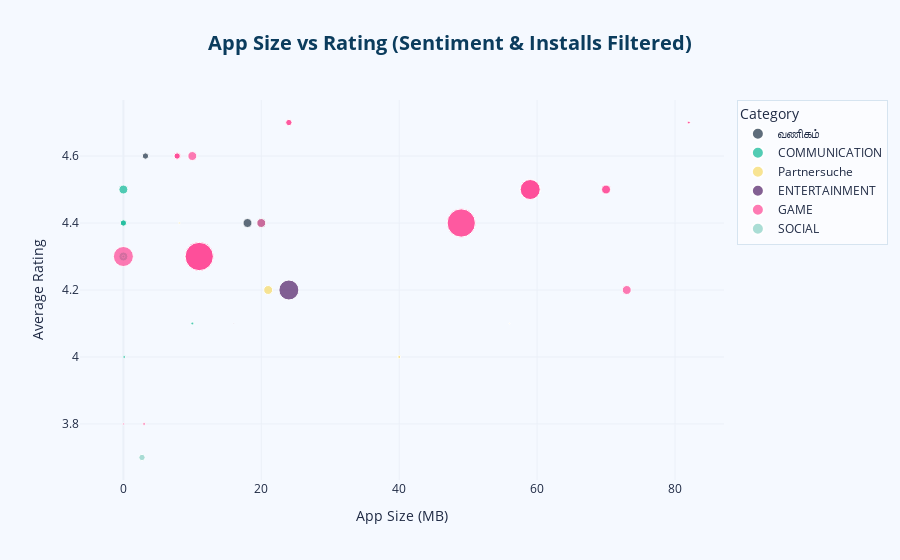

Notebook code cell kept with this figure:
### Code cell
import pandas as pd
import plotly.express as px
from datetime import datetime, timedelta, timezone

apps_df = pd.read_csv("Play Store Data.csv")
reviews_df=pd.read_csv('User Reviews.csv')

sentiment_avg = reviews_df.groupby('App')['Sentiment_Subjectivity'].mean().reset_index()

df = pd.merge(apps_df, sentiment_avg, on='App')

df['Rating'] = pd.to_numeric(df['Rating'], errors='coerce')
df['Reviews'] = pd.to_numeric(df['Reviews'], errors='coerce')
# Clean Installs
df['Installs_Num'] = pd.to_numeric(df['Installs'].astype(str).str.replace(r'\D', '', regex=True), errors='coerce').fillna(0)

def clean_size(size):
    size_str = str(size)
    if 'M' in size_str: return float(size_str.replace('M', ''))
    if 'k' in size_str: return float(size_str.replace('k', '')) / 1024
    return 0
df['Size_MB'] = df['Size'].apply(clean_size)

now_ist = datetime.now(timezone(timedelta(hours=5, minutes=30)))
current_hour = now_ist.hour

if 17 <= current_hour < 19:
    # 5. Apply Filters
    # - Rating > 3.5
    # - Specific Categories
    # - Reviews > 500
    # - Name does NOT contain 'S' (case-insensitive)
    # - Subjectivity > 0.5
    # - Installs > 50,000
    
    target_cats = ['GAME', 'BEAUTY', 'BUSINESS', 'COMICS', 'COMMUNICATION', 'DATING', 'ENTERTAINMENT', 'SOCIAL', 'EVENTS']
    
    mask = (
        (df['Category'].str.upper().isin(target_cats)) &
        (df['Rating'] > 3.5) &
        (df['Reviews'] > 500) &
        (~df['App'].str.contains('S', case=False, na=False)) &
        (df['Sentiment_Subjectivity'] > 0.5) &
        (df['Installs_Num'] > 50000)
    )
    filtered_df = df[mask].copy()

    # 6. Translations
    # Beauty -> Hindi, Business -> Tamil, Dating -> German
    translation_map = {
        'BEAUTY': 'सुंदरता',
        'BUSINESS': 'வணிகம்',
        'DATING': 'Partnersuche' # German for Dating/Partner search
    }
    filtered_df['Category_Display'] = filtered_df['Category'].str.upper().map(lambda x: translation_map.get(x, x))

    # 7. Create Bubble Chart
    fig = px.scatter(
        filtered_df,
        x='Size_MB',
        y='Rating',
        size='Installs_Num',
        color='Category_Display',

        color_discrete_map = {
            'GAME': '#ff4f9a',          # pink
            'COMMUNICATION': '#1abc9c', # dark blue
            'ENTERTAINMENT': '#5b2c6f', # dark purple
            'SOCIAL': '#8fd3c7',        # teal
            'வணிகம்': '#2c3e50',       # 🔥 DARK NAVY (Business / Vanigam)
            'सुंदरता': '#c39bd3',
            'Partnersuche': '#f7dc6f'
        },


        # Highlight GAME category in Pink
        
        title="<b>App Size vs Rating (Sentiment & Installs Filtered)</b>",
        labels={
            'Size_MB': 'App Size (MB)', 
            'Rating': 'Average Rating', 
            'Category_Display': 'Category',
            'Installs_Num': 'Total Installs'
        },
        hover_name='App'
    )

    fig.update_layout(
        template="plotly_white",
        plot_bgcolor="#f5f9ff",
        paper_bgcolor="#f5f9ff",
        title_font=dict(size=20, color="#0b3c5d"),
        font=dict(color="#1f2a44"),
        title_x=0.5
    )

    fig.update_traces(
        marker=dict(
            opacity=0.75,
            line=dict(width=1, color="white")
        )
    )

    fig.update_layout(
        legend=dict(
            title="Category",
            bgcolor="rgba(255,255,255,0.6)",
            bordercolor="#d6e4f0",
            borderwidth=1
        )
    )

    fig.update_layout(title_x=0.5)
    fig.show()
    import plotly.io as pio
    pio.write_html(fig, "task5.html", auto_open=False)
    fig5 = fig
else:
    with open("task5.html", "w", encoding="utf-8") as f:
        f.write("""
        <html>
        <head>
            <style>
                body{
                    margin:0;
                    display:flex;
                    align-items:center;
                    justify-content:center;
                    height:100vh;
                    font-family:Segoe UI, Arial;
                    background:#f4f6f8;
                    color:#333;
                }
                .msg{
                    padding:30px 40px;
                    border-radius:16px;
                    background:white;
                    box-shadow:0 10px 25px rgba(0,0,0,0.15);
                    text-align:center;
                }
                h2{margin:0 0 10px;}
            </style>
        </head>
        <body>
            <div class="msg">
                <h2>⏰ Task 5 Unavailable</h2>
                <p>Visible only between <b>5 PM – 7 PM IST</b></p>
            </div>
        </body>
        </html>
        """)

    print(f"Task 5 hidden. Current IST: {now_ist.strftime('%H:%M')}. (Visible 5PM-7PM)")

### Figure 1 — Plotly figure (JSON) as saved in the notebook; plotly's stock layout.template omitted (floating-point values rounded to 4 significant figures)
{"data": [{"hovertemplate": "<b>%{hovertext}</b><br><br>Category=வணிகம்<br>App Size (MB)=%{x}<br>Average Rating=%{y}<br>Total Installs=%{marker.size}<extra></extra>", "hovertext": ["Google Primer", "Call Blocker"], "legendgroup": "வணிகம்", "marker": {"color": "#2c3e50", "line": {"color": "white", "width": 1}, "opacity": 0.75, "size": [10000000, 5000000], "sizemode": "area", "sizeref": 250000, "symbol": "circle"}, "mode": "markers", "name": "வணிகம்", "orientation": "v", "showlegend": true, "type": "scatter", "x": [18.0, 3.2], "xaxis": "x", "y": [4.4, 4.6], "yaxis": "y"}, {"hovertemplate": "<b>%{hovertext}</b><br><br>Category=COMMUNICATION<br>App Size (MB)=%{x}<br>Average Rating=%{y}<br>Total Installs=%{marker.size}<extra></extra>", "hovertext": ["Chrome Dev", "GMX Mail", "GroupMe", "Call Blocker", "CallApp: Caller ID, Blocker & Phone Call Recorder", "Burner - Free Phone Number", "Caller ID +", "Chrome Dev", "CallApp: Caller ID, Blocker & Phone Call Recorder"], "legendgroup": "COMMUNICATION", "marker": {"color": "#1abc9c", "line": {"color": "white", "width": 1}, "opacity": 0.75, "size": [5000000, 10000000, 10000000, 1000000, 10000000, 1000000, 1000000, 5000000, 10000000], "sizemode": "area", "sizeref": 250000, "symbol": "circle"}, "mode": "markers", "name": "COMMUNICATION", "orientation": "v", "showlegend": true, "type": "scatter", "x": [0.0, 0.0, 0.0, 10.0, 20.0, 0.0, 0.1152, 0.0, 20.0], "xaxis": "x", "y": [4.4, 4.3, 4.5, 4.1, 4.4, 4.3, 4.0, 4.4, 4.4], "yaxis": "y"}, {"hovertemplate": "<b>%{hovertext}</b><br><br>Category=Partnersuche<br>App Size (MB)=%{x}<br>Average Rating=%{y}<br>Total Installs=%{marker.size}<extra></extra>", "hovertext": ["Hily: Dating, Chat, Match, Meet & Hook up", "CMB Free Dating App", "FlirtChat - ♥Free Dating/Flirting App♥", "CMB Free Dating App", "Hily: Dating, Chat, Match, Meet & Hook up", "Hitwe - meet people and chat", "Hily: Dating, Chat, Match, Meet & Hook up", "2Date Dating App, Love and matching", "FlirtChat - ♥Free Dating/Flirting App♥"], "legendgroup": "Partnersuche", "marker": {"color": "#f7dc6f", "line": {"color": "white", "width": 1}, "opacity": 0.75, "size": [100000, 1000000, 500000, 1000000, 100000, 10000000, 100000, 500000, 500000], "sizemode": "area", "sizeref": 250000, "symbol": "circle"}, "mode": "markers", "name": "Partnersuche", "orientation": "v", "showlegend": true, "type": "scatter", "x": [56.0, 40.0, 13.0, 40.0, 56.0, 21.0, 56.0, 8.1, 13.0], "xaxis": "x", "y": [4.1, 4.0, 4.3, 4.0, 4.1, 4.2, 4.1, 4.4, 4.3], "yaxis": "y"}, {"hovertemplate": "<b>%{hovertext}</b><br><br>Category=ENTERTAINMENT<br>App Size (MB)=%{x}<br>Average Rating=%{y}<br>Total Installs=%{marker.size}<extra></extra>", "hovertext": ["Amazon Prime Video", "Cooking Channel"], "legendgroup": "ENTERTAINMENT", "marker": {"color": "#5b2c6f", "line": {"color": "white", "width": 1}, "opacity": 0.75, "size": [50000000, 100000], "sizemode": "area", "sizeref": 250000, "symbol": "circle"}, "mode": "markers", "name": "ENTERTAINMENT", "orientation": "v", "showlegend": true, "type": "scatter", "x": [24.0, 16.0], "xaxis": "x", "y": [4.2, 4.1], "yaxis": "y"}, {"hovertemplate": "<b>%{hovertext}</b><br><br>Category=GAME<br>App Size (MB)=%{x}<br>Average Rating=%{y}<br>Total Installs=%{marker.size}<extra></extra>", "hovertext": ["Block Puzzle", "Granny", "Flow Free", "Cut the Rope FULL FREE", "Block Puzzle", "Granny", "Flow Free", "Granny", "Color by Number – New Coloring Book", "Draw In", "Honkai Impact 3rd", "Honkai Impact 3rd", "Block Puzzle", "Flow Free", "Granny", "Doodle Jump", "Dude Perfect 2", "Block Puzzle", "Candy Bomb", "Flow Free", "Cut the Rope FULL FREE", "1LINE – One Line with One Touch", "4 in a Row", "Four In A Line", "Granny", "Color by Number – New Coloring Book", "Dude Perfect 2"], "legendgroup": "GAME", "marker": {"color": "#ff4f9a", "line": {"color": "white", "width": 1}, "opacity": 0.75, "size": [5000000, 50000000, 100000000, 100000000, 5000000, 50000000, 100000000, 50000000, 5000000, 10000000, 1000000, 1000000, 5000000, 100000000, 50000000, 50000000, 10000000, 5000000, 10000000, 100000000, 100000000, 10000000, 500000, 1000000, 50000000, 5000000, 10000000], "sizemode": "area", "sizeref": 250000, "symbol": "circle"}, "mode": "markers", "name": "GAME", "orientation": "v", "showlegend": true, "type": "scatter", "x": [7.8, 59.0, 11.0, 49.0, 7.8, 59.0, 11.0, 59.0, 24.0, 73.0, 82.0, 82.0, 7.8, 11.0, 59.0, 0.0, 70.0, 7.8, 20.0, 11.0, 49.0, 10.0, 0.0, 3.0, 59.0, 24.0, 70.0], "xaxis": "x", "y": [4.6, 4.5, 4.3, 4.4, 4.6, 4.5, 4.3, 4.5, 4.7, 4.2, 4.7, 4.7, 4.6, 4.3, 4.5, 4.3, 4.5, 4.6, 4.4, 4.3, 4.4, 4.6, 3.8, 3.8, 4.5, 4.7, 4.5], "yaxis": "y"}, {"hovertemplate": "<b>%{hovertext}</b><br><br>Category=SOCIAL<br>App Size (MB)=%{x}<br>Average Rating=%{y}<br>Total Installs=%{marker.size}<extra></extra>", "hovertext": ["Blogger"], "legendgroup": "SOCIAL", "marker": {"color": "#8fd3c7", "line": {"color": "white", "width": 1}, "opacity": 0.75, "size": [5000000], "sizemode": "area", "sizeref": 250000, "symbol": "circle"}, "mode": "markers", "name": "SOCIAL", "orientation": "v", "showlegend": true, "type": "scatter", "x": [2.7], "xaxis": "x", "y": [3.7], "yaxis": "y"}], "layout": {"font": {"color": "#1f2a44"}, "legend": {"bgcolor": "rgba(255,255,255,0.6)", "bordercolor": "#d6e4f0", "borderwidth": 1, "itemsizing": "constant", "title": {"text": "Category"}, "tracegroupgap": 0}, "paper_bgcolor": "#f5f9ff", "plot_bgcolor": "#f5f9ff", "title": {"font": {"color": "#0b3c5d", "size": 20}, "text": "<b>App Size vs Rating (Sentiment & Installs Filtered)</b>", "x": 0.5}, "xaxis": {"anchor": "y", "domain": [0, 1], "title": {"text": "App Size (MB)"}}, "yaxis": {"anchor": "x", "domain": [0, 1], "title": {"text": "Average Rating"}}}}
